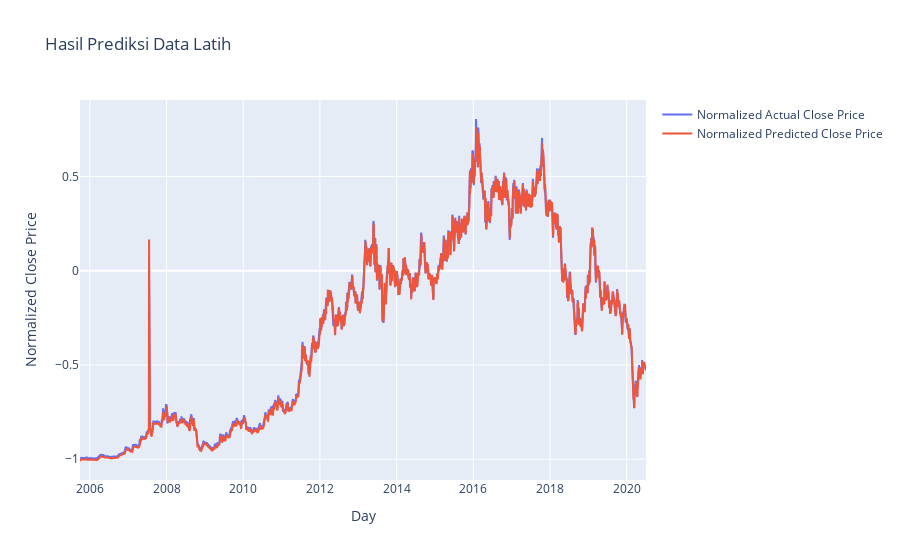

Notebook cell for this chart:
### Code cell
fig = go.Figure(data=[
    go.Scatter(x=data['Date'], y=y_train.flatten(), mode='lines', name='Normalized Actual Close Price'),
    go.Scatter(x=data['Date'], y=predicted.flatten(), mode='lines', name='Normalized Predicted Close Price')
])


fig.update_layout(
    title= "Hasil Prediksi Data Latih",
    xaxis_title='Day',
    yaxis_title='Normalized Close Price',
    

)

fig.show()

### Figure 1 — Plotly figure (JSON) as saved in the notebook; plotly's stock layout.template omitted (floating-point values rounded to 4 significant figures; data arrays with more than 128 entries replaced by an {"elided": "..."} marker saying what was removed)
{"data": [{"mode": "lines", "name": "Normalized Actual Close Price", "type": "scatter", "x": {"elided": "4591 str values"}, "y": {"elided": "3667 float values"}}, {"mode": "lines", "name": "Normalized Predicted Close Price", "type": "scatter", "x": {"elided": "4591 str values"}, "y": {"elided": "3667 float values"}}], "layout": {"title": {"text": "Hasil Prediksi Data Latih"}, "xaxis": {"title": {"text": "Day"}}, "yaxis": {"title": {"text": "Normalized Close Price"}}}}
